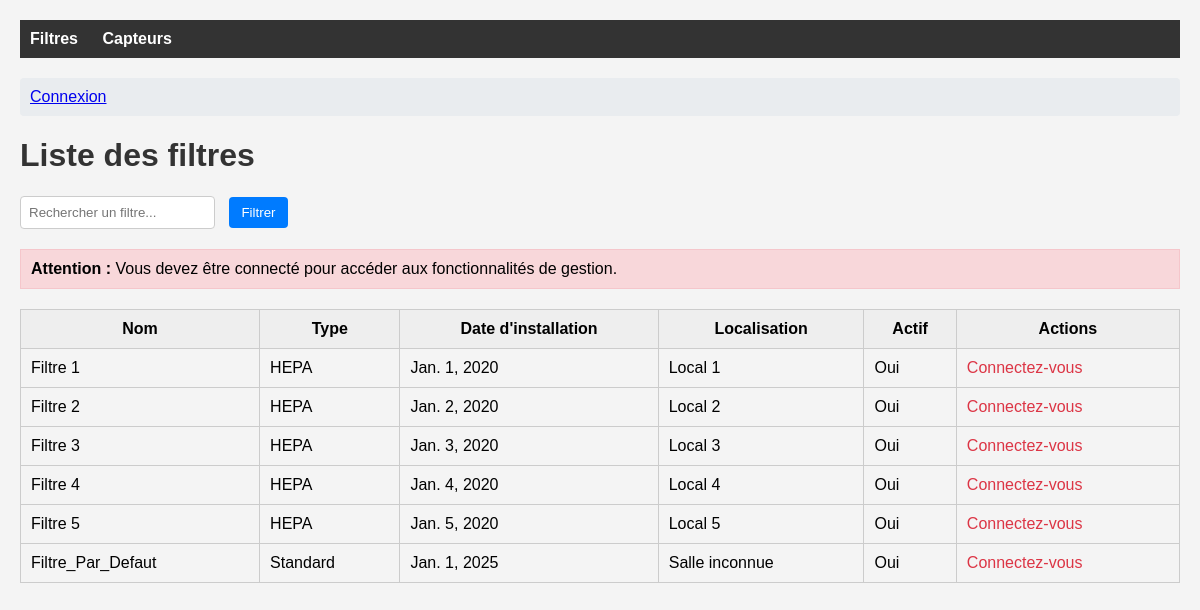
/dashboard/filtres/, run on an earlier commit of the app's database.
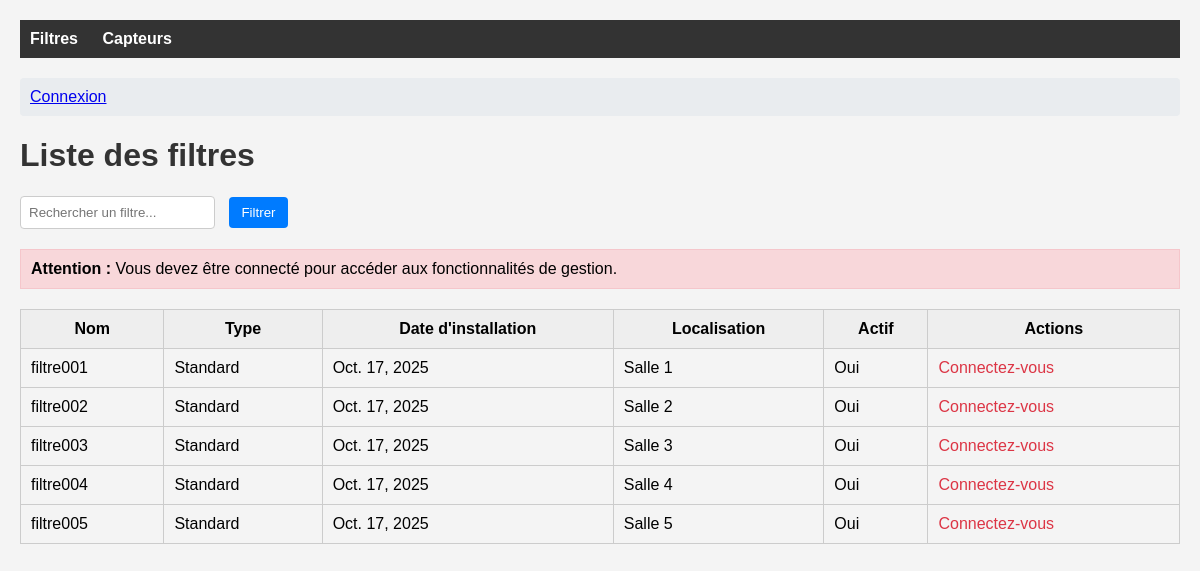
And on a later commit of the database.
### monitoring/models.py (models this page shows, shortened)
class Filtre(models.Model):
    nom = models.CharField(max_length=100)
    salle = models.ForeignKey(Salle, on_delete=models.CASCADE, null=True, blank=True)
    type = models.CharField(max_length=50)
    date_installation = models.DateField()
    localisation = models.CharField(max_length=100)
    actif = models.BooleanField(default=True)
    vitesse = models.IntegerField(default=0)  # Vitesse en m/s
    broche_esp32 = models.IntegerField(default=0, help_text="broche GPIO sur l'esp32")  # Nouvelle ligne pour broche ESP32

### monitoring/views.py (the view, shortened to what this page needs)
# urls.py: path('dashboard/filtres/', page_filtres, name='page_filtres'),
def page_filtres(request):
    if request.method == 'POST' and not (request.user.is_authenticated and request.user.is_staff):
        return HttpResponseForbidden('Forbidden')
    query = request.GET.get('q', '')
    filtres = Filtre.objects.filter(nom__icontains=query) if query else Filtre.objects.all()
    return render(request, 'filtres.html', {'filtres': filtres, 'query': query})

### monitoring/templates/filtres.html (shortened to what this page needs)
{% load static %}
<!DOCTYPE html>
<html lang="fr">
<head>
</head>
<body>
    <nav>
        <a href="/dashboard/filtres/">Filtres</a>
        <a href="/dashboard/capteurs/">Capteurs</a>
    </nav>
    <div class="user-info">
        {% if user.is_authenticated %}
            Connecté en tant que : <strong>{{ user.username }}</strong>
            | Statut staff : <strong>{{ user.is_staff|yesno:"Oui,Non" }}</strong>
            | <a href="{% url 'admin:logout' %}">Déconnexion</a>
        {% else %}
            <a href="{% url 'admin:login' %}">Connexion</a>
        {% endif %}
    </div>
    <h1>Liste des filtres</h1>
    <form method="get">
        <input type="text" name="q" placeholder="Rechercher un filtre..." value="{{ query }}">
        <button type="submit">Filtrer</button>
    </form>
    {% if user.is_authenticated and user.is_staff %}
    <h2>Créer un nouveau filtre</h2>
    <form method="post">
        {% csrf_token %}
        <input type="text" name="nom" placeholder="Nom" required>
        <input type="text" name="type" placeholder="Type" required>
        <input type="date" name="date_installation" required>
        <input type="text" name="localisation" placeholder="Localisation" required>
        <label><input type="checkbox" name="actif" checked> Actif</label>
        <button type="submit">Créer</button>
    </form>
    {% elif user.is_authenticated %}
    <div style="background-color: #fff3cd; padding: 10px; border: 1px solid #ffeaa7; margin-bottom: 20px;">
        <strong>Information :</strong> Vous n'avez pas les permissions pour créer ou modifier des filtres.
        Contactez l'administrateur si vous avez besoin de droits supplémentaires.
    </div>
    {% else %}
    <div style="background-color: #f8d7da; padding: 10px; border: 1px solid #f5c6cb; margin-bottom: 20px;">
        <strong>Attention :</strong> Vous devez être connecté pour accéder aux fonctionnalités de gestion.
    </div>
    {% endif %}
    <table>
        <thead>
            <tr>
                <th>Nom</th>
                <th>Type</th>
                <th>Date d'installation</th>
                <th>Localisation</th>
                <th>Actif</th>
                <th>Actions</th>
            </tr>
        </thead>
        <tbody>
            {% for filtre in filtres %}
            <tr>
                <td>{{ filtre.nom }}</td>
                <td>{{ filtre.type }}</td>
                <td>{{ filtre.date_installation }}</td>
                <td>{{ filtre.localisation }}</td>
                <td>{{ filtre.actif|yesno:"Oui,Non" }}</td>
                <td>
                    {% if user.is_authenticated and user.is_staff %}
                    <form method="post" action="{% url 'page_filtres' %}" style="display:inline;" onsubmit="return confirmDelete();">
                        {% csrf_token %}
                        <input type="hidden" name="delete_id" value="{{ filtre.id }}">
                        <button type="submit" class="btn-delete">Supprimer</button>
                    </form>
                    <form method="get" action="/dashboard/filtres/update/{{ filtre.id }}/" style="display:inline;">
                        <button type="submit">Modifier</button>
                    </form>
                    {% elif user.is_authenticated %}
                    <span style="color: #6c757d; font-style: italic;">Lecture seule</span>
                    {% else %}
                    <span style="color: #dc3545;">Connectez-vous</span>
                    {% endif %}
                </td>
            </tr>
            {% empty %}
            <tr><td colspan="6">Aucun filtre enregistré.</td></tr>
            {% endfor %}
        </tbody>
    </table>
</body>
</html>

What changed in the data, as far as the page shows it:
removed Filtre: nom "Filtre 1", type "HEPA", date_installation "Jan. 1, 2020", localisation "Local 1", actif "Oui"
removed Filtre: nom "Filtre 2", type "HEPA", date_installation "Jan. 2, 2020", localisation "Local 2", actif "Oui"
removed Filtre: nom "Filtre 3", type "HEPA", date_installation "Jan. 3, 2020", localisation "Local 3", actif "Oui"
removed Filtre: nom "Filtre 4", type "HEPA", date_installation "Jan. 4, 2020", localisation "Local 4", actif "Oui"
removed Filtre: nom "Filtre 5", type "HEPA", date_installation "Jan. 5, 2020", localisation "Local 5", actif "Oui"
removed Filtre: nom "Filtre_Par_Defaut", type "Standard", date_installation "Jan. 1, 2025", localisation "Salle inconnue", actif "Oui"
added Filtre: nom "filtre001", type "Standard", date_installation "Oct. 17, 2025", localisation "Salle 1", actif "Oui"
added Filtre: nom "filtre002", type "Standard", date_installation "Oct. 17, 2025", localisation "Salle 2", actif "Oui"
added Filtre: nom "filtre003", type "Standard", date_installation "Oct. 17, 2025", localisation "Salle 3", actif "Oui"
added Filtre: nom "filtre004", type "Standard", date_installation "Oct. 17, 2025", localisation "Salle 4", actif "Oui"
added Filtre: nom "filtre005", type "Standard", date_installation "Oct. 17, 2025", localisation "Salle 5", actif "Oui"
